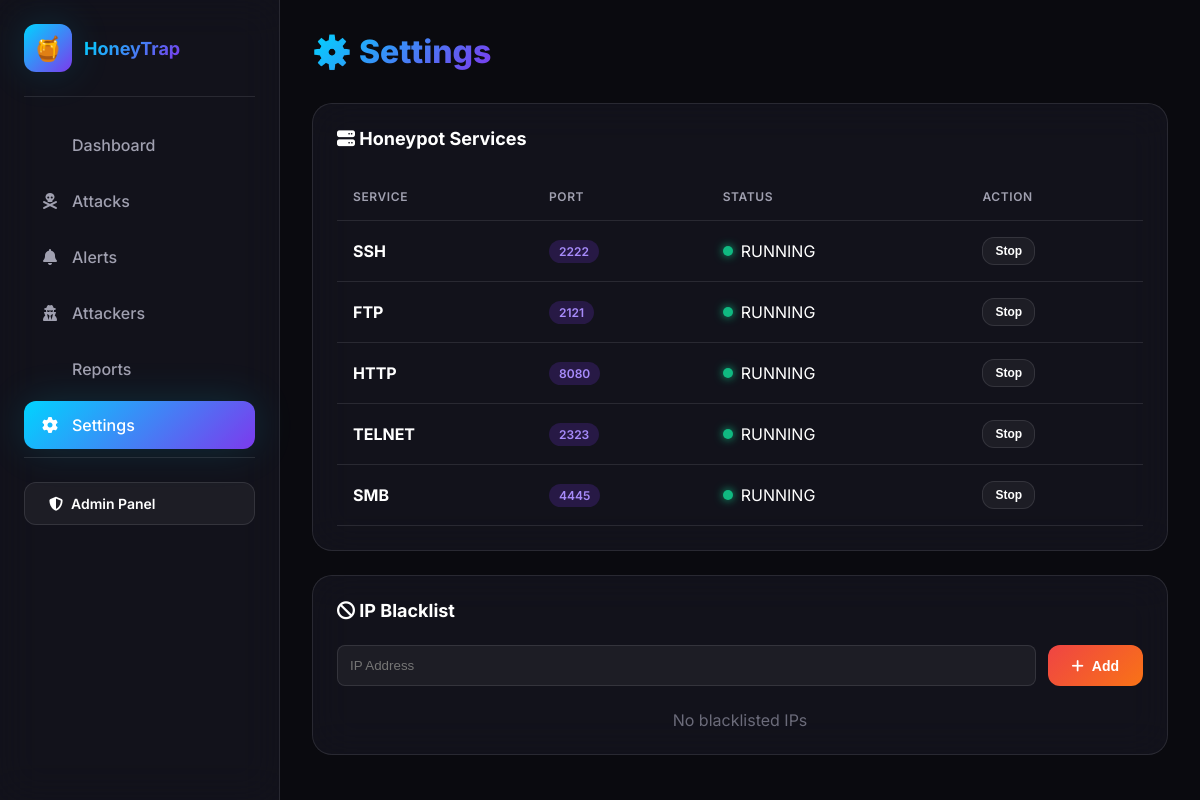
/settings/, run on the app's committed database.
### dashboard/models.py (models this page shows, shortened)
class HoneypotService(models.Model):
    SERVICE_CHOICES = [
        ('SSH', 'SSH Honeypot'),
        ('FTP', 'FTP Honeypot'),
        ('HTTP', 'HTTP Honeypot'),
        ('TELNET', 'Telnet Honeypot'),
        ('SMB', 'SMB Honeypot'),
    ]
    STATUS_CHOICES = [
        ('RUNNING', 'Running'),
        ('STOPPED', 'Stopped'),
        ('ERROR', 'Error'),
    ]
    name = models.CharField(max_length=50, choices=SERVICE_CHOICES, unique=True)
    port = models.PositiveIntegerField()
    status = models.CharField(max_length=20, choices=STATUS_CHOICES, default='STOPPED')
    started_at = models.DateTimeField(blank=True, null=True)
    last_activity = models.DateTimeField(blank=True, null=True)
    total_connections = models.PositiveIntegerField(default=0)
    error_message = models.TextField(blank=True, null=True)
    class Meta:
        verbose_name = 'Honeypot Service'
        verbose_name_plural = 'Honeypot Services'

### dashboard/views.py (the view)
# urls.py: path('settings/', views.settings_view, name='settings'),
def settings_view(request):
    services = HoneypotService.objects.all()
    blacklist = IPBlacklist.objects.order_by('-created_at')[:20]
    context = {
        'services': services,
        'blacklist': blacklist,
    }
    return render(request, 'dashboard/settings.html', context)

### dashboard/templates/dashboard/settings.html (shortened to what this page needs)
{% extends 'base.html' %}
{% block content %}
<div class="page-header">
    <h1 class="page-title">⚙️ Settings</h1>
</div>
<div class="grid-2">
    <div class="card">
        <h3 class="card-title" style="margin-bottom: 24px;"><i class="fas fa-server"></i> Honeypot Services</h3>
        <table class="data-table">
            <thead>
                <tr>
                    <th>Service</th>
                    <th>Port</th>
                    <th>Status</th>
                    <th>Action</th>
                </tr>
            </thead>
            <tbody>
                {% for service in services %}
                <tr>
                    <td><strong>{{ service.name }}</strong></td>
                    <td><span class="badge badge-purple">{{ service.port }}</span></td>
                    <td>
                        <div class="service-status">
                            <div class="status-dot {{ service.status|lower }}"></div>
                            {{ service.status }}
                        </div>
                    </td>
                    <td>
                        <button class="btn btn-ghost" style="padding: 6px 12px; font-size: 12px;"
                            onclick="toggleService('{{ service.name }}')">
                            {% if service.status == 'RUNNING' %}Stop{% else %}Start{% endif %}
                        </button>
                    </td>
                </tr>
                {% empty %}
                <tr>
                    <td colspan="4" style="text-align: center;">No services configured</td>
                </tr>
                {% endfor %}
            </tbody>
        </table>
    </div>
    <div class="card">
        <h3 class="card-title" style="margin-bottom: 24px;"><i class="fas fa-ban"></i> IP Blacklist</h3>
        <form id="blacklist-form" style="display: flex; gap: 12px; margin-bottom: 24px;">
            <input type="text" id="blacklist-ip" placeholder="IP Address"
                style="flex: 1; padding: 12px; background: var(--bg-glass); border: 1px solid var(--border-color); border-radius: 8px; color: var(--text-primary);">
            <button type="submit" class="btn btn-danger"><i class="fas fa-plus"></i> Add</button>
        </form>
        <div style="max-height: 300px; overflow-y: auto;">
            {% for entry in blacklist %}
            <div class="feed-item">
                <span style="flex: 1; font-family: 'JetBrains Mono', monospace;">{{ entry.ip_address }}</span>
                <span class="badge badge-warning">{{ entry.reason }}</span>
                <button class="btn btn-ghost" style="padding: 4px 8px;" onclick="removeFromBlacklist({{ entry.id }})">
                    <i class="fas fa-times"></i>
                </button>
            </div>
            {% empty %}
            <p style="color: var(--text-muted); text-align: center;">No blacklisted IPs</p>
            {% endfor %}
        </div>
    </div>
</div>
{% endblock %}

### dashboard/templates/base.html (style rules this page uses)
:root { --bg-primary: #0a0a0f; --bg-secondary: #12121a; --bg-card: rgba(20, 20, 30, 0.8); --bg-glass: rgba(255, 255, 255, 0.05); --border-color: rgba(255, 255, 255, 0.1); --text-primary: #ffffff; --text-secondary: #a0a0b0; --text-muted: #6b6b7a; --accent-primary: #00d4ff; --accent-secondary: #7c3aed; --accent-success: #10b981; --accent-warning: #f59e0b; --accent-danger: #ef4444; --accent-info: #3b82f6; --gradient-primary: linear-gradient(135deg, #00d4ff 0%, #7c3aed 100%); --gradient-danger: linear-gradient(135deg, #ef4444 0%, #f97316 100%); --shadow-glow: 0 0 40px rgba(0, 212, 255, 0.15); }
* { margin: 0; padding: 0; box-sizing: border-box; }
body { font-family: 'Inter', -apple-system, BlinkMacSystemFont, sans-serif; background: var(--bg-primary); color: var(--text-primary); min-height: 100vh; overflow-x: hidden; }
.page-header { display: flex; justify-content: space-between; align-items: center; margin-bottom: 32px; }
.page-title { font-size: 32px; font-weight: 800; background: var(--gradient-primary); -webkit-background-clip: text; -webkit-text-fill-color: transparent; }
.btn { display: inline-flex; align-items: center; gap: 8px; padding: 12px 24px; border-radius: 12px; font-weight: 600; font-size: 14px; border: none; cursor: pointer; transition: all 0.3s ease; text-decoration: none; }
.btn-ghost { background: var(--bg-glass); color: var(--text-primary); border: 1px solid var(--border-color); }
.btn-danger { background: var(--gradient-danger); color: white; }
.card { background: var(--bg-card); backdrop-filter: blur(20px); border: 1px solid var(--border-color); border-radius: 20px; padding: 24px; transition: all 0.3s ease; }
.card-title { font-size: 18px; font-weight: 700; color: var(--text-primary); }
.grid-2 { display: grid; grid-template-columns: repeat(2, 1fr); gap: 24px; }
.data-table { width: 100%; border-collapse: collapse; }
.data-table th, .data-table td { padding: 16px; text-align: left; border-bottom: 1px solid var(--border-color); }
.data-table th { font-weight: 600; color: var(--text-secondary); font-size: 12px; text-transform: uppercase; letter-spacing: 0.05em; }
.badge { display: inline-flex; align-items: center; padding: 4px 10px; border-radius: 20px; font-size: 12px; font-weight: 600; }
.badge-purple { background: rgba(124, 58, 237, 0.2); color: #a78bfa; }
.service-status { display: flex; align-items: center; gap: 8px; }
.status-dot { width: 10px; height: 10px; border-radius: 50%; }
.status-dot.running { background: var(--accent-success); box-shadow: 0 0 10px var(--accent-success); }
@media (max-width: 1200px) { .grid-2, .grid-3 { grid-template-columns: 1fr; } }

### data on the page
HoneypotService: name "SSH", port "2222", status "RUNNING", shows "Stop"
HoneypotService: name "FTP", port "2121", status "RUNNING", shows "Stop"
HoneypotService: name "HTTP", port "8080", status "RUNNING", shows "Stop"
HoneypotService: name "TELNET", port "2323", status "RUNNING", shows "Stop"
HoneypotService: name "SMB", port "4445", status "RUNNING", shows "Stop"
